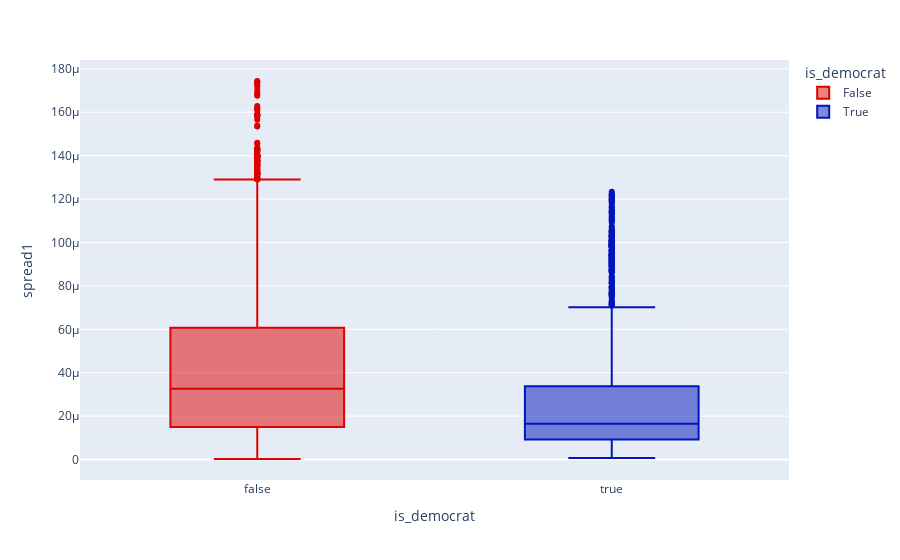

Notebook cell for this chart:
### Code cell
#Plot the boxplot of is_democrats against Spread1

fig = px.box(new_df, x="is_democrat", y="spread1", color="is_democrat", color_discrete_sequence=['#DE0100', '#0015BC'])
fig.show()

### Figure 1 — Plotly figure (JSON) as saved in the notebook; plotly's stock layout.template omitted (floating-point values rounded to 4 significant figures; data arrays with more than 128 entries replaced by an {"elided": "..."} marker saying what was removed)
{"data": [{"alignmentgroup": "True", "hovertemplate": "is_democrat=%{x}<br>spread1=%{y}<extra></extra>", "legendgroup": "False", "marker": {"color": "#DE0100"}, "name": "False", "notched": false, "offsetgroup": "False", "orientation": "v", "showlegend": true, "type": "box", "x": {"elided": "5558 bool values"}, "x0": " ", "xaxis": "x", "y": {"elided": "5558 float values"}, "y0": " ", "yaxis": "y"}, {"alignmentgroup": "True", "hovertemplate": "is_democrat=%{x}<br>spread1=%{y}<extra></extra>", "legendgroup": "True", "marker": {"color": "#0015BC"}, "name": "True", "notched": false, "offsetgroup": "True", "orientation": "v", "showlegend": true, "type": "box", "x": {"elided": "2096 bool values"}, "x0": " ", "xaxis": "x", "y": {"elided": "2096 float values"}, "y0": " ", "yaxis": "y"}], "layout": {"boxmode": "overlay", "legend": {"title": {"text": "is_democrat"}, "tracegroupgap": 0}, "margin": {"t": 60}, "xaxis": {"anchor": "y", "categoryarray": [false, true], "categoryorder": "array", "domain": [0, 1], "title": {"text": "is_democrat"}}, "yaxis": {"anchor": "x", "domain": [0, 1], "title": {"text": "spread1"}}}}
